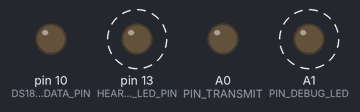
A sketch run on a simulated Arduino Uno, built with avr-gcc and run on an emulated ATmega328P. Parts: output pins drawn as LEDs (lit = HIGH). Dashed ring = blinking. No radio packets arrive unless stated; what the sketch prints to the serial monitor is not drawn.

Above: at 0.5 s.
Timing chart, 0 to 4.6 s (numbered marks = the images above):
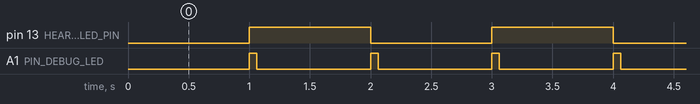

The sketch:

WirelessTalkToSelf.ino
```cpp
#include "DS1820-temperature-init.h"

//////////////////////////////////////////////////////


// // Include RadioHead Amplitude Shift Keying Library
// #include <RH_ASK.h>
// // Include dependant SPI Library
// #include <SPI.h>

// // Create Amplitude Shift Keying Object
// RH_ASK rf_driver;

////////////////////////////////////////////

#define HEARTBEAT_LED_PIN LED_BUILTIN // to a 1kOhm in series with an LED if not builtin

#define TASK_INTERVAL_HEARTBEAT 1000 //milliseconds
#define TASK_INTERVAL_REQUEST_TEMP 2000 //milliseconds (actual temperature display update time is double this because task requires two passes to retrieve temperature)
#define TASK_WIRLESS_MSG_TX 1000 //milliseconds
#define TASK_WIRELESS_MSG_RECEIVE 1 //milliseconds
#define TEMPERATURE_WAIT_DURATION 750 //milliseconds

enum currentTemperPass {
  Request,
  Retrieve,
  Wait,
  NUM_OF_TEMPERPASS_OPTIONS
};

//global display number to be used across loops instead of delay
float displayValue = 0;
bool initFlag = false;
bool firstLoop = true;
unsigned long taskCounterHeartbeat, taskCounterMsgTX, taskCounterMsgRX, taskCounterTemperature, subtaskCounterWait = 0;
int heartbeatState = LOW;
currentTemperPass nextPass = NUM_OF_TEMPERPASS_OPTIONS;

//////////////////////////////////////////////////
// Task Definitions
//////////////////////////////////////////////////
void task_Heartbeat()
{
  if(heartbeatState == LOW)
  {
    heartbeatState = HIGH;
  }
  else
  {
    heartbeatState = LOW;
  }

  digitalWrite(HEARTBEAT_LED_PIN, heartbeatState);
}

void task_DisplayTemperature()
{
  // displayBasedOnNumber(displayValue);
}

void task_WirelessMsgTX()
{
  WirelessTXMsg();
  Serial.println("WirlesMsgTX");
}

void task_WirelessMsgRX()
{
  WirelessRXMsg();
  // Serial.println("WirlesMsgRX");
}

void task_GetTemperature(currentTemperPass pass, unsigned long currentTime)
{
  String debug = "task_GetTemperature ";

  byte addr[8];
  float temperatureCelsius;
  float temperatureFahrenheit;

  if ( !ds.search(addr)) {
      ds.reset_search();
      return;
  }

  switch (pass)
  {
  case Request:
    writeToTemperatureRegisters(addr);
    nextPass = Wait;
    break;

  case Retrieve:
    temperatureCelsius = readFromTemperatureRegisters(addr);
    temperatureFahrenheit = celsiusToFahrenheit(temperatureCelsius);
    printToSerial(temperatureCelsius, temperatureFahrenheit);
    //set value to display
    displayValue = temperatureFahrenheit;
    debug += displayValue;
    nextPass = Request;
    break;

  case Wait:
    if(currentTime >= subtaskCounterWait + TEMPERATURE_WAIT_DURATION)
    {
      nextPass = Retrieve;
      subtaskCounterWait = currentTime;
    }
    break;
  default:
    break;
  }

  Serial.println(debug);
}

//////////////////////////////////////////////////
// Main
//////////////////////////////////////////////////

//setup runs once
void setup() {

    Serial.begin(9600); //9600 baud serial out

    WirelessTXRXSetup();
    setupDebugLED();
    setupDS1820TemperatureSensor();

    // pinMode(DS1820_DATA_PIN, OUTPUT);
    pinMode(HEARTBEAT_LED_PIN, OUTPUT);
}

//loop repeated once per tick
void loop() {

  unsigned long currentMillis = millis();

  String debug = "loop ";

  // //Initialize display value
  // if(!initFlag && displayValue == 0)
  // {
  //   //Start the retrieve on the first loop
  //   if(firstLoop)
  //   {
  //     task_GetTemperature(Request, currentMillis);
  //     firstLoop = false;
  //   }

  //   //Repeat this initialization until a non-zero display value is found
  //   task_GetTemperature(nextPass, currentMillis);
  //   if(displayValue != 0)
  //     initFlag = true;
  // }

  //Tasks:

  if(currentMillis >= taskCounterHeartbeat + TASK_INTERVAL_HEARTBEAT)
  {
    task_Heartbeat();

    taskCounterHeartbeat = currentMillis;
  }

  if(currentMillis >= taskCounterMsgTX + TASK_WIRLESS_MSG_TX)
  {
    task_WirelessMsgTX();

    taskCounterMsgTX = currentMillis;
  }

  if(currentMillis >= taskCounterMsgRX + TASK_WIRLESS_MSG_TX)
  {
    task_WirelessMsgRX();

    taskCounterMsgRX = currentMillis;
  }

  // if(currentMillis >= taskCounterTemperature + TASK_INTERVAL_REQUEST_TEMP)
  // {
  //   task_GetTemperature(nextPass, currentMillis);

  //   taskCounterTemperature = currentMillis;
  //   debug += "taskCounterTemperature ";
  //   debug += displayValue;
  // Serial.println(debug);
  // }

    task_WirelessMsgRX();


}
```

DS1820-temperature-init.h
```cpp
#ifndef DS1820_TEMPERATURE_INIT_H
#define DS1820_TEMPERATURE_INIT_H

//////////////////////////////////////////////////
// Digital Temp DS18S20
//////////////////////////////////////////////////
// Source: Kaman K5 Sensor Kit, which points to http://osoyoo.com/?p=409 in the project
// Which apparently rips from the OneWire DS18x20_Temperature.ino example

#include <OneWire.h>

#define DS1820_DATA_PIN 10 // for DS1820 Data line
OneWire ds(DS1820_DATA_PIN);

#endif
```

DS18S20-temperature-sensor.ino
```cpp
#include "DS1820-temperature-init.h"

//////////////////////////////////////////////////
// Digital Temp DS18S20
//////////////////////////////////////////////////
// Source: Kaman K5 Sensor Kit, which points to http://osoyoo.com/?p=409 in the project
// Which apparently rips from the OneWire DS18x20_Temperature.ino example
void setupDS1820TemperatureSensor()
{
  pinMode(DS1820_DATA_PIN, OUTPUT);
}


void writeToTemperatureRegisters(byte addr[8])
{
  ds.reset();
  ds.select(addr);
  ds.write(0x44,1);  // start conversion, with parasite power on at the end
}

float readFromTemperatureRegisters(byte addr[8])
{
  int HighByte, LowByte, TReading, SignBit, Tc_100, Whole, Fract;
  byte present = 0;
  byte data[12];

  present = ds.reset();
  ds.select(addr);
  ds.write(0xBE);  // Read Scratchpad

  for (byte i = 0; i < 9; i++) {
    data[i] = ds.read();
  }

  LowByte = data[0];
  HighByte = data[1];
  TReading = (HighByte << 8) + LowByte;
  SignBit = TReading & 0x8000;
  if (SignBit)
  {
    TReading = (TReading ^ 0xffff) + 1;
  }
  Tc_100 = (6 * TReading) + TReading / 4;

  return (float)(Tc_100) / 100.0f;
}

void getTemperature()
{
  byte addr[8];
  float temperatureCelsius;
  float temperatureFahrenheit;

  if ( !ds.search(addr)) {
      ds.reset_search();
      return;
  }

  writeToTemperatureRegisters(addr);
  delay(1000);
  temperatureCelsius = readFromTemperatureRegisters(addr);
  temperatureFahrenheit = celsiusToFahrenheit(temperatureCelsius);
  printToSerial(temperatureCelsius, temperatureFahrenheit);

}

void printToSerial(float celsius, float fahrenheit)
{
  Serial.print("[");
  Serial.print(millis());
  Serial.print("] ");
  Serial.print(celsius);
  Serial.print("C ");
  Serial.print(fahrenheit);
  Serial.print("F\n");
}

float celsiusToFahrenheit(float celsius)
{
  float fahrenheit = (celsius * 1.8) + 32;
  return fahrenheit;
}
```

DebugLED.ino
```cpp
#define PIN_DEBUG_LED A1

int ledState = LOW;

void setupDebugLED()
{
    pinMode(PIN_DEBUG_LED, OUTPUT);
}

void setDebugLED(bool on)
{
    if(on)
        ledState = HIGH;
    else
        ledState = LOW;

    digitalWrite(PIN_DEBUG_LED, ledState);
}

void toggleDebugLED()
{
    if(ledState == LOW)
        ledState = HIGH;
    else
        ledState = LOW;

    digitalWrite(PIN_DEBUG_LED, ledState);
}

void DebugLEDOff()
{
    ledState = LOW;

    digitalWrite(PIN_DEBUG_LED, ledState);
}

void DebugLEDOn()
{
    ledState = HIGH;

    digitalWrite(PIN_DEBUG_LED, ledState);
}
```

WirelessTXRX.ino
```cpp
//Source: https://lastminuteengineers.com/433mhz-rf-wireless-arduino-tutorial/

// Include RadioHead Amplitude Shift Keying Library
#include <RH_ASK.h>
// Include dependant SPI Library
#include <SPI.h> //not actually used but needed to compile

#define PIN_TRANSMIT A0
#define PIN_RECEIVE A3
#define PIN_TX_CONTROLLER 5 //not used at the moment - should enable/disable the TX chip
#define TX_RX_BIT_RATE 2000 //bits per second
#define PTT_INVERTED false //if true, LOW would enable the TX chip WITH the PIN_TX_CONTROLLER line

// Create Amplitude Shift Keying Object
// RH_ASK(uint16_t speed = 2000, uint8_t rxPin = 11, uint8_t txPin = 12, uint8_t pttPin = 10, bool pttInverted = false);
RH_ASK rf_driver(TX_RX_BIT_RATE, PIN_RECEIVE, PIN_TRANSMIT, PIN_TX_CONTROLLER, PTT_INVERTED);

// Set buffer to size of expected message
#define BUFF_SIZE RH_ASK_MAX_MESSAGE_LEN
uint8_t buf[BUFF_SIZE];
uint8_t buflen = sizeof(buf);
bool firstloop = true;

void WirelessTXRXSetup()
{
    // Initialize ASK Object
    if(!rf_driver.init())
      Serial.println("RF Driver Init Failed");

    pinMode(PIN_TRANSMIT, OUTPUT);
    pinMode(PIN_RECEIVE, INPUT);
}

///////////////////////////////////////////
// Transmit
///////////////////////////////////////////

void WirelessTXMsg()
{
    DebugLEDOn();
    const char *msg = "Hello World";
    if(!rf_driver.send((uint8_t *)msg, strlen(msg)))
      Serial.println("Packet Send Failed");
    if(!rf_driver.waitPacketSent()) //wait for TX to finish and become available again
      Serial.println("WaitPacketSent Failed");
    DebugLEDOff();
}

///////////////////////////////////////////
// Receive
///////////////////////////////////////////

void WirelessRXMsg()
{
  //DEBUG:
    if(firstloop)
    {
      String debugLine1 = "buff contains ";
      // String debugLine2 = "buff length: " + &buflen;

      for(uint8_t i = 0; i < BUFF_SIZE; ++i)
      {
          debugLine1 += buf[i];
          debugLine1 += " ";
      }


      Serial.println(debugLine1);
      // Serial.println(debugLine2);
      firstloop = false;
    }

    // Check if received packet is correct size
    // rf_driver.recv(buf, &buflen);
    // if(buf[0] != 0)
    // {
    //   Serial.println((char*)buf);
    // }

    if (rf_driver.recv(buf, &buflen)) // Non-blocking
    {
	    int i;

	    // Message with a good checksum received, dump it.
	    rf_driver.printBuffer("Got:", buf, buflen);
    }


    // if (rf_driver.recv(buf, &buflen))
    // {

    //   // Message received with valid checksum
    //   Serial.print("Message Received: ");
    //   Serial.println((char*)buf);
    // }
}
```

Measured:
- by itself, pin 13 (HEARTBEAT_LED_PIN): alternates HIGH for 1.0 s and LOW for 1.0 s
- by itself, A1 (PIN_DEBUG_LED): alternates HIGH for 0.06 s and LOW for 0.94 s
- by itself, everything shown: repeats every 2.0 s, in 4 steps
